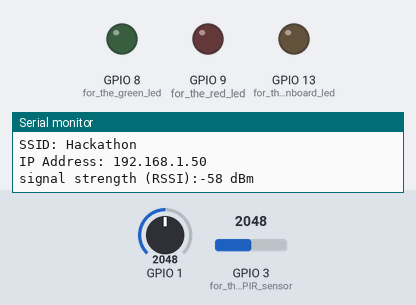
A sketch run on a simulated ESP32-S3. Parts: output pins drawn as LEDs (lit = HIGH), the last lines printed to the serial monitor. The test bench sets the inputs (shaded band); at power-on: GPIO 1 = 2048, GPIO 3 (for_the_PIR_sensor) = 2048. WiFi joins after 1.5 s; servers stay silent unless stated; uploads are accepted with an empty reply.

Above: at 20.5 s.
At 21.49 s:
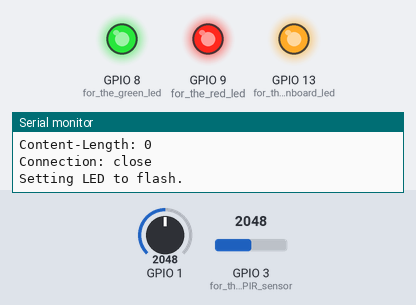
At 22.2 s:
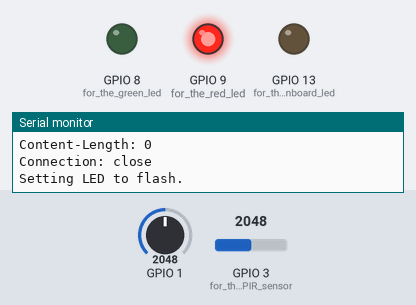
Timing chart, 0 to 23.0 s (numbered marks = the images above):
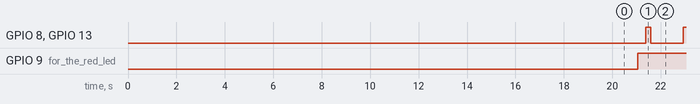

Measured:
- by itself, GPIO 8 (for_the_green_led), GPIO 13 (for_the_onboard_led): alternates HIGH for 0.20 s and LOW for 1.3 s
- by itself, GPIO 9 (for_the_red_led): LOW → HIGH at 21.0 s

The sketch:

working1.ino
```cpp
/*
  Web client

 This sketch connects to a website (http://www.google.com)
 using a WiFi shield.

 This example is written for a network using WPA encryption. For
 WEP or WPA, change the Wifi.begin() call accordingly.

 This example is written for a network using WPA encryption. For
 WEP or WPA, change the Wifi.begin() call accordingly.

 Circuit:
 * WiFi shield attached

 created 13 July 2010
 by dlf (Metodo2 srl)
 modified 31 May 2012
 by Tom Igoe
 */


#include <SPI.h>
#include <WiFi.h>

char ssid[] = "Hackathon"; //  your network SSID (name)
char pass[] = "secretPassword";    // your network password (use for WPA, or use as key for WEP)
int keyIndex = 0;            // your network key Index number (needed only for WEP)

int status = WL_IDLE_STATUS;
// if you don't want to use DNS (and reduce your sketch size)
// use the numeric IP instead of the name for the server:
//IPAddress server(74,125,232,128);  // numeric IP for Google (no DNS)
char server[] = "ec2-79-125-15-15.eu-west-1.compute.amazonaws.com";    // name address for Google (using DNS)

// Initialize the Ethernet client library
// with the IP address and port of the server
// that you want to connect to (port 80 is default for HTTP):
WiFiClient client;
int loopCount = 0;

void setup() {
  pinMode(13, OUTPUT);  // for the onboard led
  pinMode(8, OUTPUT); // for the green led
  pinMode(9, OUTPUT); // for the red led
  pinMode(2,INPUT);  // for the force sensor
  pinMode(3,INPUT);  // for the PIR sensor


  //Initialize serial and wait for port to open:
  Serial.begin(9600);
  while (!Serial) {
    ; // wait for serial port to connect. Needed for Leonardo only
  }

  // check for the presence of the shield:
  if (WiFi.status() == WL_NO_SHIELD) {
    Serial.println("WiFi shield not present");
    // don't continue:
    while(true);
  }

  String fv = WiFi.firmwareVersion();
  if( fv != "1.1.0" )
    Serial.println("Please upgrade the firmware");

  // attempt to connect to Wifi network:
  while (status != WL_CONNECTED) {
    Serial.print("Attempting to connect to SSID: ");
    Serial.println(ssid);
    // Connect to WPA/WPA2 network. Change this line if using open or WEP network:
    status = WiFi.begin(ssid);

    // wait 10 seconds for connection:
    delay(10000);
  }
  Serial.println("Connected to wifi");
  printWifiStatus();

}

void loop() {
    delay(1000);

  loopCount++;
  int fsrValue = analogRead(A2);
  int temperatureValue = analogRead(A0);
  int temperatureCelcius = getTemperature(temperatureValue);
  int occupancy =0;


  if(fsrValue > 400) {
    digitalWrite(9, HIGH);
    occupancy = 1;
  } else {
    digitalWrite(9, LOW);
    occupancy =0;
  }


  sendInfoToServer(fsrValue, temperatureCelcius, occupancy);
  Serial.println("Setting LED to flash.");
  digitalWrite(13, HIGH);   // turn the LED on (HIGH is the voltage level)
  digitalWrite(8, HIGH);  // turn the LED on
  delay(200);
  digitalWrite(13, LOW);    // turn the LED off by making the voltage LOW
  digitalWrite(8, LOW);
}

void sendInfoToServer(int fsr, int pirSensor, int occupancy) {

  Serial.println("\nStarting connection to server...");
  // if you get a connection, report back via serial:
  if (client.connect(server, 80)) {
    Serial.println("connected to server");
    // Make a HTTP request:
    String tmpStr = String("GET /bed")
      + "?fsr=" + String(fsr)
      + "&temp=" + String(pirSensor)
      + "&occupancy=" + String(occupancy)
      + String(" HTTP/1.1");
    client.println(tmpStr);
    client.println("Host: ec2-79-125-15-15.eu-west-1.compute.amazonaws.com");
    client.println("Connection: close");
    client.println();
  } else {
    Serial.println("NOT connected to server");
  }

  // if there are incoming bytes available
  // from the server, read them and print them:
  while (client.available()) {
    char c = client.read();
    Serial.write(c);
  }

// if the server's disconnected, stop the client:
  if (client.connected()) {
    Serial.println();
    Serial.println("disconnecting from server.");
    client.stop();

  }
}

void disconnectClient() {
  // if the server's disconnected, stop the client:
  if (!client.connected()) {
    Serial.println();
    Serial.println("disconnecting from server.");
    client.stop();

    // do nothing forevermore:
    //while(true);
  }
}
void printWifiStatus() {
  // print the SSID of the network you're attached to:
  Serial.print("SSID: ");
  Serial.println(WiFi.SSID());

  // print your WiFi shield's IP address:
  IPAddress ip = WiFi.localIP();
  Serial.print("IP Address: ");
  Serial.println(ip);

  // print the received signal strength:
  long rssi = WiFi.RSSI();
  Serial.print("signal strength (RSSI):");
  Serial.print(rssi);
  Serial.println(" dBm");
}

int getTemperature(int tempReading) {
  Serial.print("Temp reading = ");
Serial.print(tempReading); // the raw analog reading
// converting that reading to voltage, which is based off the reference voltage
float voltage = tempReading * 5.0;
voltage /= 1024.0;
// print out the voltage
Serial.print(" - ");
Serial.print(voltage); Serial.println(" volts");
// now print out the temperature
int temperatureC = (voltage - 0.5) * 100 ; //converting from 10 mv per degree wit 500 mV offset
//to degrees ((volatge - 500mV) times 100)
Serial.print(temperatureC); Serial.println(" degrees C");
return temperatureC;
}
```
